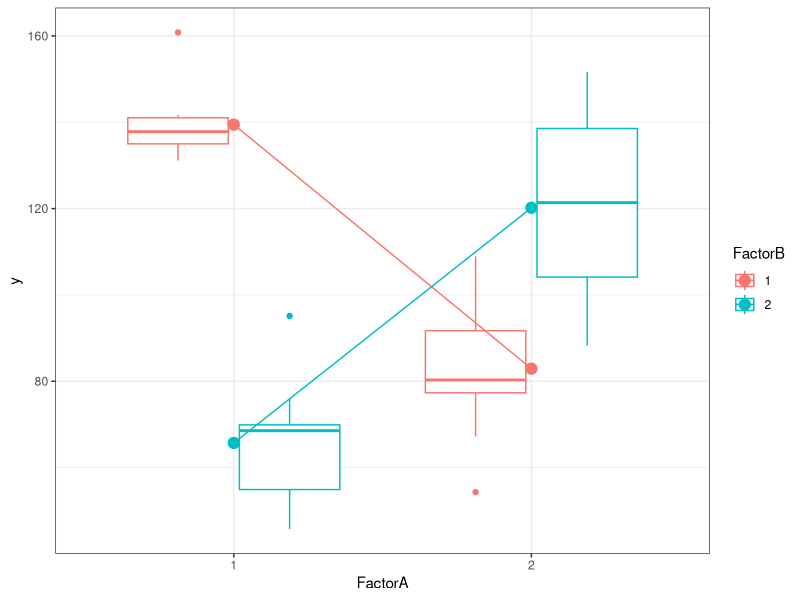

Recreate this plot in R.
# ============================================
# Part A)
# Discrete preditors / ANOVA setting
# with non-constant variance
# ============================================

# ============================================
# Setting up data for a single simulation
# ============================================

rm(list=ls())

set.seed(818)

FactorA <- rep(seq(1,2),each=20)
FactorB <- rep(rep(c(1,2),each=10),2)
r <- rep(c(140,69,86,127),each=10) #previously, runif(4,50,150)
# (mu11, mu12, mu21, mu22)

alpha2 = 

# calculate effect sizes (alphas, betas, alphabetas)


# standard deviations within 4 groups
y <- NA
for(i in 1:length(r)){
  stdev <- rep(seq(10,20,length=4),each=10)
  y[i] <- r[i] + rnorm(1,mean=0,sd=stdev[i])
}

anovadata <- as.data.frame(cbind(FactorA, FactorB, y))

head(anovadata)
anovadata$FactorA <- as.factor(FactorA)
anovadata$FactorB <- as.factor(FactorB)
str(anovadata)

#checking out the data.
library("ggplot2")
  ggplot(anovadata, aes(FactorA, y, colour=FactorB)) +
  geom_boxplot(outlier.colour=NULL) +
  stat_summary(aes(group=FactorB), fun.y = mean, geom="point", size=3.5) +
  stat_summary(aes(group=FactorB), fun.y = mean, geom="line") +
  scale_x_discrete("FactorA") +
  scale_y_continuous("y") +
  theme_bw()

#fitting model using OLS

mod <- lm(y~FactorA*FactorB,anovadata) #full model
summary(mod)
anova(mod)
class(mod$coeff)

